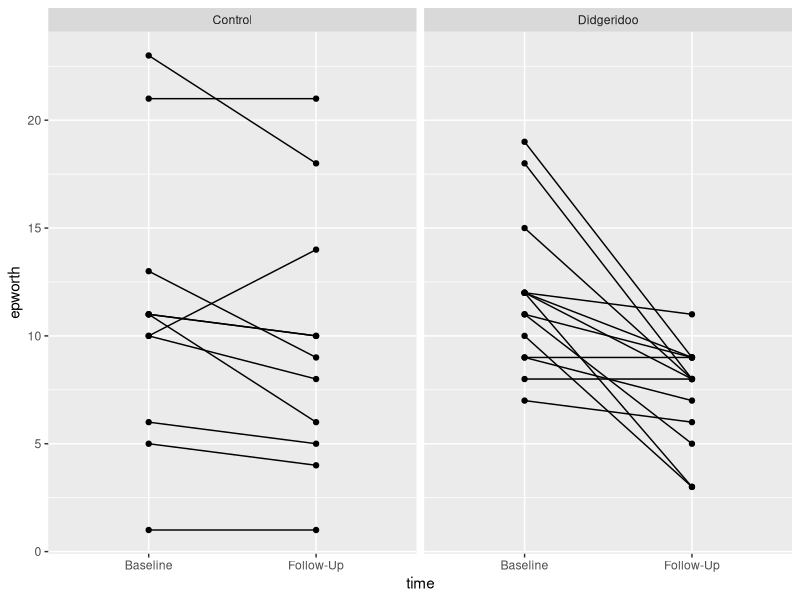

Source code (R):
## ---- chunk 1
library(knitr)
opts_chunk$set(echo = FALSE, include = FALSE, fig.path = "Figures/", dev = "jpeg")

##  Number of decimals to round.
rnd <- 2
## ---- chunk 2
didg <- read.table("Data/Didgeridoo.csv", sep = ",", stringsAsFactor = TRUE, header = TRUE)
## ---- chunk 3
##  Reshape to long format.
didg.long <- reshape(data = didg[, c("id", "group", "epworth1", "epworth2")], varying = c("epworth1", "epworth2"), sep = "", idvar = "id", direction = "long")

##  Change 'time' to factor and give proper "labels",
didg.long$time <- factor(didg.long$time, levels = c(1, 2), labels = c("Baseline", "Follow-Up"))
## ---- chunk 4
kable(didg[1:10, ], align = rep("c", ncol(didg)), caption = "Tab. 0: The first ten participants in the study. **Epworth1** and **Epworth2** are the baseline and follow-up measurements of the Epworth Scale. **ah1** is the baseline apnoe-hypopnoe index. **dweight** indicates the difference in weight [kg] between follow-up and baseline.")
## ---- chunk 5
library(ggplot2)
ggplot(data = didg.long, aes(x = time, y = epworth, group = id)) + geom_point() + facet_wrap(~ group) + geom_line()
## ---- chunk 6
didg$depworth <- didg$epworth2 - didg$epworth1
dd <- data.frame(Didg.mean = apply(X = didg[didg$group == "Didgeridoo", c("epworth1", "epworth2", "depworth")], MARGIN = 2, FUN = mean),
                 Didg.sd = apply(X = didg[didg$group == "Didgeridoo", c("epworth1", "epworth2", "depworth")], MARGIN = 2, FUN = sd),
                 Ctrl.mean = apply(X = didg[didg$group == "Control", c("epworth1", "epworth2", "depworth")], MARGIN = 2, FUN = mean),
                 Ctrl.sd = apply(X = didg[didg$group == "Control", c("epworth1", "epworth2", "depworth")], MARGIN = 2, FUN = sd))
rownames(dd) <- c("Baseline", "Follow-up", "Difference")
## ---- chunk 7
kable(dd, align = rep("c", ncol(dd)), digits = 2, caption = "Tab. 2: Baseline values and measurements of daytime sleepiness (Epwortj index) after four months follow-up, split by intervention group.")
## ---- chunk 8
##  Raw (or undajusted) effect.
##  ---------------------------
fm <- lm(depworth ~ 1 + group, data = didg)
#plot(fm)

##  Equivalent to
#t.test(depworth ~ group, data = didg, var.equal = TRUE)

##  Store the confidence interval.
eff.ci <- confint(fm)["groupDidgeridoo",]


##  Adjusted for severity of disease ('ah1' and 'epworth1') and weight change during
##  the study period ('dweight').
fm.adj <- lm(epworth2 ~ 1 + group + ah1 + epworth1 + dweight, data = didg)
#plot(fm.adj)

##  Store the confidence interval.
eff.adj.ci <- confint(fm.adj)["groupDidgeridoo",]
## ---- chunk 9
library(broom)
td.fm <- as.data.frame(tidy(fm))
td.fm.adj <- as.data.frame(tidy(fm.adj))

eff.tab <- data.frame(Effect = c(td.fm[td.fm$term == "groupDidgeridoo", "estimate"],
                                 td.fm.adj[td.fm.adj$term == "groupDidgeridoo",
                                           "estimate"]),
                      CI_lo = c(eff.ci[1], eff.adj.ci[1]),
                      CI_hi = c(eff.ci[2], eff.adj.ci[2]),
                      p.value = c(td.fm[td.fm$term == "groupDidgeridoo", "p.value"],
                                 td.fm.adj[td.fm.adj$term == "groupDidgeridoo",
                                           "p.value"]))
row.names(eff.tab) <- c("Raw", "Adjusted")

kable(eff.tab, digits = 2, caption = "Tab. 3: Raw and adjusted estimated effect of didgeridoo playing, assessed as difference follow-up _minus_ baseline, with 95% confidence intervals. As adjustement variables, the baseline apnoe-hypopnoe and Epworth indices as well as weight change during the study were used.")
## ---- chunk 10
summary(fm.adj)
